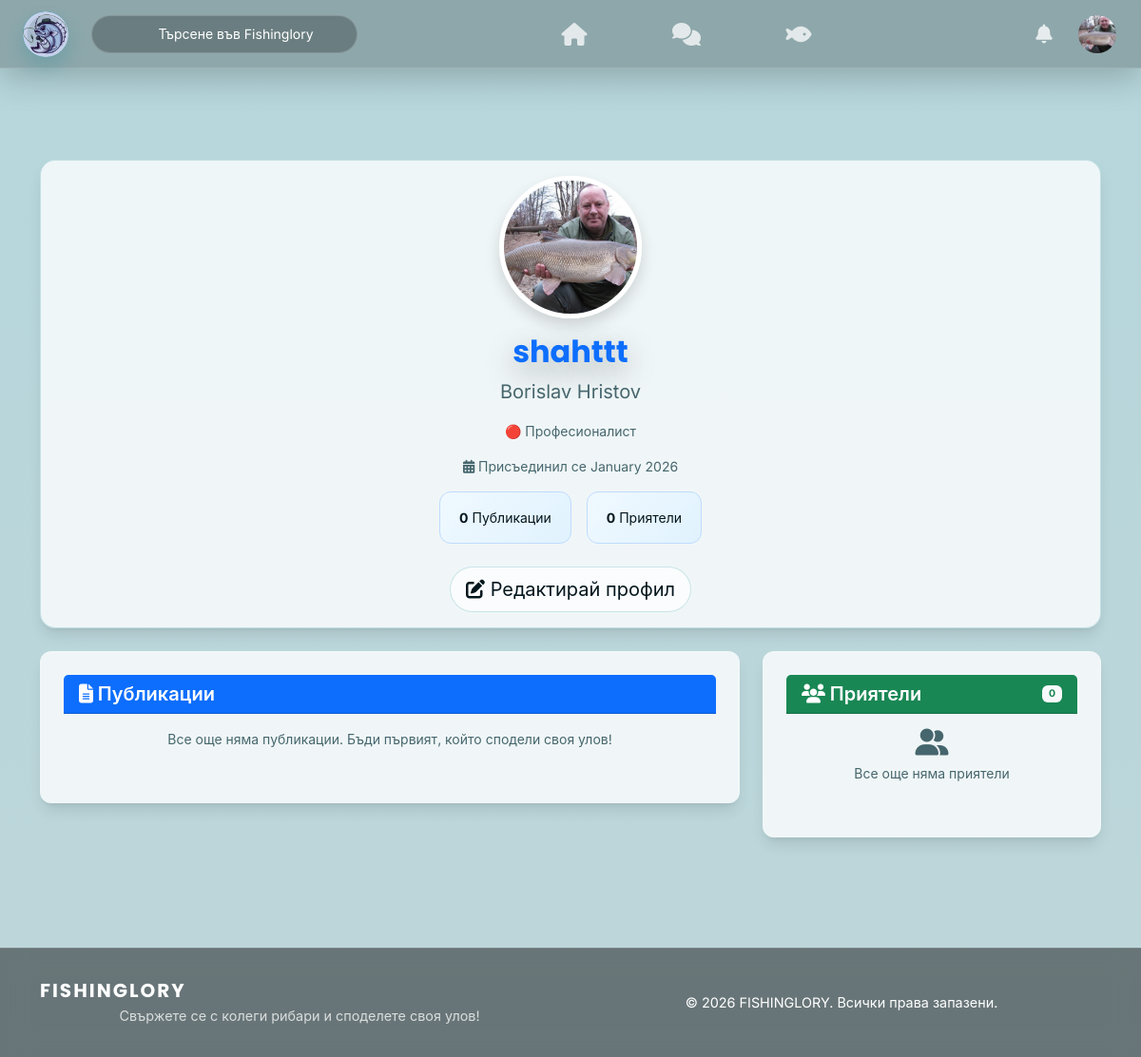
The app's page /be/users/profile.php?id=1 (signed in) with its own data.
### tables this page shows
CREATE TABLE `user_profiles` (
  `user_id` int(11) NOT NULL,
  `first_name` varchar(50) DEFAULT NULL,
  `last_name` varchar(50) DEFAULT NULL,
  `avatar_url` varchar(255) DEFAULT NULL,
  `bio` text DEFAULT NULL,
  `location` varchar(100) DEFAULT NULL,
  `experience_level` enum('beginner','advanced','pro') DEFAULT 'beginner'
);

CREATE TABLE `users` (
  `id` int(11) NOT NULL,
  `full_name` varchar(100) NOT NULL,
  `username` varchar(50) NOT NULL,
  `email` varchar(100) NOT NULL,
  `password_hash` varchar(255) NOT NULL,
  `role` enum('user','admin') DEFAULT 'user',
  `is_verified` tinyint(1) DEFAULT 0,
  `status` enum('active','banned') DEFAULT 'active',
  `created_at` timestamp NOT NULL DEFAULT current_timestamp(),
  `last_login` timestamp NULL DEFAULT NULL
);

### Config/languages.php (called while the page is built, shortened)
<?php
$lang = $_SESSION['lang'] ?? 'bg';
function __($key) {
    global $lang, $translations;
    return $translations[$lang][$key] ?? $key;
}
function getCurrentLang() {
    global $lang;
    return $lang;
}
?>

### Config/security.php (called while the page is built, shortened)
<?php
function generateCsrfToken() {
    return $_SESSION['csrf_token'];
}
function assetVersion(string $relativePath): string {
    $relativePath = ltrim($relativePath, "/\\");
    $fullPath = dirname(__DIR__) . DIRECTORY_SEPARATOR . $relativePath;
    if (is_file($fullPath)) {
        return (string) filemtime($fullPath);
    }
    return (string) time();
}

### Config/avatar_helper.php (called while the page is built, shortened)
<?php
function resolveDefaultAvatarPath() {
    static $resolved = null;
    if ($resolved !== null) {
        return $resolved;
    }
    $candidates = [
        'fe/assets/img/default-avatar.png',
        'fe/assets/img/avatars/default.png',
        'fe/assets/img/logo_rounded.png',
    ];
    foreach ($candidates as $candidate) {
        if (is_file(__DIR__ . '/../' . $candidate)) {
            $resolved = $candidate;
            return $resolved;
        }
    }
    $resolved = 'fe/assets/img/logo.png';
    return $resolved;
}
function getUserAvatar($avatarUrl, $currentPath = null) {
    $defaultAvatar = resolveDefaultAvatarPath();
    $avatar = $avatarUrl ?? $defaultAvatar;
    if ($currentPath === null) {
        $currentPath = $_SERVER['PHP_SELF'] ?? '';
    }
    if (strpos($currentPath, '/fe/pages/') !== false) {
        if (strpos($avatar, 'fe/') === 0) {
            $path = '../../' . $avatar;
            if ($avatar === $defaultAvatar) {
                $version = avatarAssetVersion($defaultAvatar);
                if ($version !== null) {
                    $path .= '?v=' . $version;
                }
            }
            return $path;
        }
    } elseif (strpos($currentPath, '/be/') !== false) {
        if (strpos($avatar, 'fe/') === 0) {
            $path = '../../' . $avatar;
            return $path;
        }
    }
    return $avatar;
}

### be/users/profile.php (the view, shortened to what this page needs)
<?php
require '../../config/database.php';
require '../../config/security.php';
require '../../config/languages.php';
$profileId = (int)($_GET['id'] ?? 0);
$currentUser = $_SESSION['user_id'] ?? 0;
$stmt = $pdo->prepare("
    SELECT u.id, u.username, u.full_name, u.created_at, up.avatar_url, up.bio, up.location, up.experience_level
    FROM users u
    LEFT JOIN user_profiles up ON u.id = up.user_id
    WHERE u.id = ?
");
$stmt->execute([$profileId]);
$user = $stmt->fetch();
$checkFriend = $pdo->prepare(
    "SELECT 1 FROM friends WHERE user_id = ? AND friend_id = ?"
);
$checkFriend->execute([$currentUser, $profileId]);
$isFriend = $checkFriend->fetch();
$pending = $pdo->prepare(
    "SELECT 1 FROM friend_requests
     WHERE sender_id = ? AND receiver_id = ? AND status = 'pending'"
);
$pending->execute([$currentUser, $profileId]);
$isPending = $pending->fetch();
$posts = [];
if ($isFriend || $currentUser === $profileId) {
    $stmt = $pdo->prepare("SELECT * FROM posts WHERE user_id = ? ORDER BY created_at DESC");
    $stmt->execute([$profileId]);
    $posts = $stmt->fetchAll();
} else {
    $stmt = $pdo->prepare("SELECT * FROM posts WHERE user_id = ? AND visibility = 'public' ORDER BY created_at DESC");
    $stmt->execute([$profileId]);
    $posts = $stmt->fetchAll();
}
$stmt = $pdo->prepare("
    SELECT COUNT(DISTINCT CASE
        WHEN user_id = ? THEN friend_id
        WHEN friend_id = ? THEN user_id
    END) as count
    FROM friends
    WHERE user_id = ? OR friend_id = ?
");
$stmt->execute([$profileId, $profileId, $profileId, $profileId]);
$friendCount = $stmt->fetch()['count'];
$stmt = $pdo->prepare("
    SELECT DISTINCT u.id, u.username, u.full_name, up.avatar_url
    FROM (
        SELECT friend_id as friend FROM friends WHERE user_id = ?
        UNION
        SELECT user_id as friend FROM friends WHERE friend_id = ?
    ) f
    JOIN users u ON u.id = f.friend
    LEFT JOIN user_profiles up ON u.id = up.user_id
    LIMIT 6
");
$stmt->execute([$profileId, $profileId]);
$friends = $stmt->fetchAll();
require_once '../../config/avatar_helper.php';
$profileAvatar = getUserAvatar($user['avatar_url'] ?? null);
?>
<!DOCTYPE html>
<html lang="<?= getCurrentLang() ?>">
<head>
    <link href="https://cdn.jsdelivr.net/npm/bootstrap@5.3.3/dist/css/bootstrap.min.css" rel="stylesheet">
    <link rel="stylesheet" href="https://cdnjs.cloudflare.com/ajax/libs/font-awesome/6.5.0/css/all.min.css">
    <link rel="stylesheet" href="../../fe/assets/css/style.css?v=<?= assetVersion('fe/assets/css/style.css') ?>">
    <link rel="stylesheet" href="../../fe/assets/css/navbar.css?v=<?= assetVersion('fe/assets/css/navbar.css') ?>">
    <link rel="stylesheet" href="../../fe/assets/css/profile.css?v=<?= assetVersion('fe/assets/css/profile.css') ?>">
    <link rel="stylesheet" href="../../fe/assets/css/posts.css?v=<?= assetVersion('fe/assets/css/posts.css') ?>">
    <link rel="stylesheet" href="../../fe/assets/css/components.css?v=<?= assetVersion('fe/assets/css/components.css') ?>">
</head>
<body class="d-flex flex-column min-vh-100" data-user-id="<?= isset($_SESSION['user_id']) ? $_SESSION['user_id'] : 0 ?>" data-csrf-token="<?= generateCsrfToken() ?>" data-theme="<?= $_SESSION['theme'] ?? 'light' ?>">
<?php include '../../fe/components/navbar.php'; ?>
<main class="flex-grow-1 container my-5 py-5">
    <div class="card mb-4 shadow profile-main-card">
        <div class="card-body text-center">
            <img src="<?= htmlspecialchars($profileAvatar) ?>" width="150" height="150" class="rounded-circle mb-3 border border-primary profile-avatar-main">
            <h2 class="fw-bold text-primary"><?= htmlspecialchars($user['username']) ?></h2>
            <p class="text-muted fs-5"><?= htmlspecialchars($user['full_name']) ?></p>
            <?php if (!empty($user['experience_level'])): ?>
                <p class="text-muted mb-3">
                    <?php
                    $levels = [
                        'beginner' => '🟢 ' . __('beginner'),
                        'advanced' => '🟡 ' . __('advanced'),
                        'pro' => '🔴 ' . __('pro')
                    ];
                    echo $levels[$user['experience_level']] ?? '🟢 ' . __('beginner');
                    ?>
                </p>
            <?php endif; ?>
            <p class="text-muted"><i class="fas fa-calendar-alt"></i> <?= __('joined') ?> <?= date('F Y', strtotime($user['created_at'])) ?></p>
            <div class="profile-stats">
                <div class="profile-stat-item"><strong><?= count($posts) ?></strong> <?= __('posts') ?></div>
                <div class="profile-stat-item"><strong><?= $friendCount ?></strong> <?= __('friends') ?></div>
            </div>
            <?php if ($currentUser && $currentUser !== $profileId): ?>
                <div id="friendActionContainer">
                    <?php if ($isFriend): ?>
                        <span class="badge bg-success fs-6 px-3 py-2"><?= __('friends') ?></span>
                    <?php elseif ($isPending): ?>
                        <span class="badge bg-warning text-dark fs-6 px-3 py-2"><?= __('request_sent') ?></span>
                    <?php else: ?>
                        <button onclick="sendFriendRequest(<?= $profileId ?>)" class="btn btn-primary btn-lg" id="addFriendBtn">
                            <i class="fas fa-user-plus"></i> <?= __('add_friend') ?>
                        </button>
                    <?php endif; ?>
                </div>
            <?php elseif ($currentUser === $profileId): ?>
                <a href="../../fe/pages/edit_profile.php" class="btn btn-outline-primary btn-lg">
                    <i class="fas fa-edit"></i> <?= __('edit_profile') ?>
                </a>
            <?php endif; ?>
        </div>
    </div>
    <div class="row">
        <div class="col-md-8">
            <div class="card profile-section-card">
                <div class="card-header bg-primary text-white">
                    <h5 class="mb-0"><i class="fas fa-file-alt"></i> <?= __('posts') ?></h5>
                </div>
                <div class="card-body">
                    <?php if (empty($posts)): ?>
                        <p class="text-center text-muted"><?= __('no_posts') ?></p>
                    <?php endif; ?>
                </div>
            </div>
        </div>
        <div class="col-md-4">
            <div class="card profile-section-card">
                <div class="card-header bg-success text-white d-flex justify-content-between align-items-center">
                    <h5 class="mb-0"><i class="fas fa-users"></i> <?= __('friends') ?></h5>
                    <span class="badge bg-light text-success"><?= $friendCount ?></span>
                </div>
                <div class="card-body">
                    <?php if (empty($friends)): ?>
                        <p class="text-center text-muted">
                            <i class="fas fa-user-friends fa-2x mb-2 d-block"></i>
                            <?= __('no_friends') ?>
                        </p>
                    <?php endif; ?>
                </div>
            </div>
        </div>
    </div>
</main>
<?php include '../../fe/components/footer.php'; ?>
</body>
</html>

### fe/components/navbar.php (shortened to what this page needs)
<?php
require_once dirname(__DIR__, 2) . '/config/avatar_helper.php';
require_once dirname(__DIR__, 2) . '/config/languages.php';
require_once dirname(__DIR__, 2) . '/config/security.php';
if (isset($_SESSION['user_id'])) {
    $stmt = $pdo->prepare("SELECT avatar_url FROM user_profiles WHERE user_id = ?");
    $stmt->execute([$_SESSION['user_id']]);
    $profile = $stmt->fetch();
    $navbarAvatar = getUserAvatar($profile['avatar_url'] ?? null);
}
?>
<nav class="fb-navbar">
    <div class="fb-navbar-left">
        <?php
        $currentPath = $_SERVER['PHP_SELF'];
        if (strpos($currentPath, '/fe/pages/') !== false) {
            $indexPath = '../../index.php';
            $logoPath = '../assets/img/logo_rounded.png';
        } elseif (strpos($currentPath, '/be/') !== false) {
            $indexPath = '../../index.php';
            $logoPath = '../../fe/assets/img/logo_rounded.png';
        } else {
            $indexPath = 'index.php';
            $logoPath = 'fe/assets/img/logo_rounded.png';
        }
        ?>
        <a href="<?= $indexPath ?>">
            <img src="<?= $logoPath ?>" alt="Logo" class="fb-logo">
        </a>
        <?php if (isset($_SESSION['user_id'])): ?>
        <div class="dropdown d-none d-md-block">
            <button class="fb-search-input search-container" type="button" data-bs-toggle="dropdown" data-bs-auto-close="outside"
                    onclick="this.nextElementSibling.querySelector('input').focus()">
                <?= __('search_placeholder') ?>
            </button>
        </div>
        <?php endif; ?>
    </div>
    <?php if (isset($_SESSION['user_id'])): ?>
    <div class="fb-navbar-center">
        <?php
        $currentPage = basename($_SERVER['PHP_SELF']);
        $currentPath = $_SERVER['PHP_SELF'];
        if (strpos($currentPath, '/fe/pages/') !== false) {
            $homePath = '../../index.php';
            $messagesPath = 'messages.php';
            $activityPath = 'activity_feed.php';
        } elseif (strpos($currentPath, '/be/') !== false) {
            $homePath = '../../index.php';
            $messagesPath = '../../fe/pages/messages.php';
            $activityPath = '../../fe/pages/activity_feed.php';
        } else {
            $homePath = 'index.php';
            $messagesPath = 'fe/pages/messages.php';
            $activityPath = 'fe/pages/activity_feed.php';
        }
        ?>
        <a href="<?= $homePath ?>" class="fb-nav-btn <?= ($currentPage == 'index.php') ? 'active' : '' ?>">
            <i class="fas fa-home fs-4"></i>
        </a>
        <a href="<?= $messagesPath ?>" class="fb-nav-btn <?= ($currentPage == 'messages.php') ? 'active' : '' ?>">
            <i class="fas fa-comments fs-4"></i>
        </a>
        <a href="<?= $activityPath ?>" class="fb-nav-btn <?= ($currentPage == 'activity_feed.php') ? 'active' : '' ?>">
            <i class="fas fa-fish fs-4"></i>
        </a>
    </div>
    <?php endif; ?>
    <div class="fb-navbar-right">
        <?php if (isset($_SESSION['user_id'])): ?>
        <div class="dropdown">
            <button class="fb-icon-btn" type="button" data-bs-toggle="dropdown">
                <i class="fas fa-bell"></i>
            </button>
        </div>
        <div class="dropdown">
            <button class="fb-profile-btn" type="button" data-bs-toggle="dropdown">
                <img src="<?= htmlspecialchars($navbarAvatar) ?>" class="fb-avatar">
            </button>
        </div>
        <?php endif; ?>
    </div>
</nav>

### records on screen
user_profiles: avatar_url (picture), user_id.username "shahttt", user_id.full_name "Borislav Hristov", experience_level "🔴 Професионалист", user_id.created_at "January 2026"

### other values on screen
__('search_placeholder') "Търсене във Fishinglory"
__('joined') "Присъединил се"
count($posts) "0"
__('posts') "Публикации"
$friendCount "0"
__('friends') "Приятели"
__('edit_profile') "Редактирай профил"
__('no_posts') "Все още няма публикации. Бъди първият, който сподели своя улов!"
__('no_friends') "Все още няма приятели"
__('footer_tagline') "Свържете се с колеги рибари и споделете своя улов!"
__('all_rights_reserved') "Всички права запазени."
